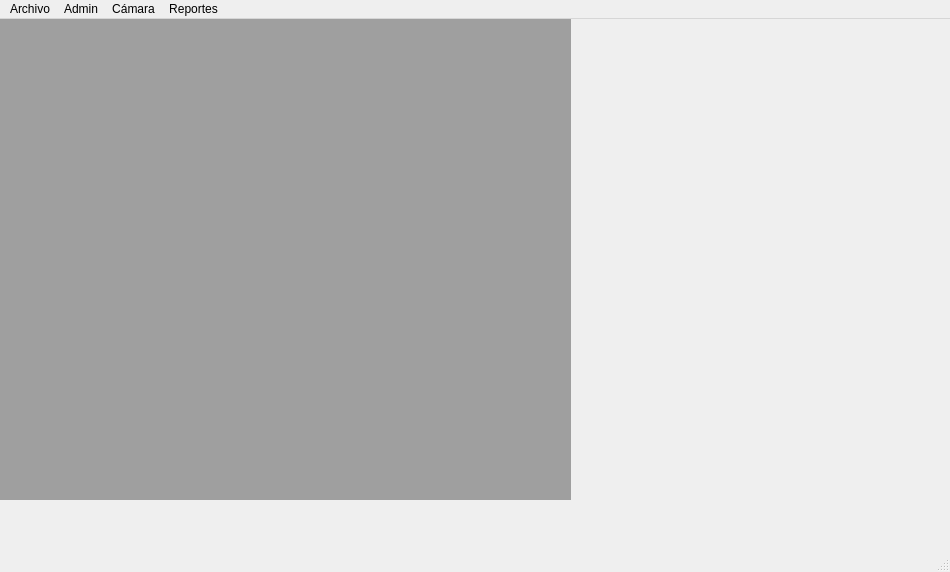
<?xml version="1.0" encoding="UTF-8"?>
<ui version="4.0">
 <class>main</class>
 <widget class="QMainWindow" name="main">
  <property name="geometry">
   <rect>
    <x>0</x>
    <y>0</y>
    <width>950</width>
    <height>572</height>
   </rect>
  </property>
  <property name="windowTitle">
   <string>main</string>
  </property>
  <widget class="QWidget" name="centralwidget">
   <widget class="QMdiArea" name="mdiArea">
    <property name="geometry">
     <rect>
      <x>0</x>
      <y>0</y>
      <width>571</width>
      <height>481</height>
     </rect>
    </property>
   </widget>
  </widget>
  <widget class="QMenuBar" name="menubar">
   <property name="geometry">
    <rect>
     <x>0</x>
     <y>0</y>
     <width>950</width>
     <height>22</height>
    </rect>
   </property>
   <widget class="QMenu" name="menuArchivo">
    <property name="title">
     <string>Archivo</string>
    </property>
    <addaction name="separator"/>
    <addaction name="actionLogin"/>
    <addaction name="actionLogout"/>
   </widget>
   <widget class="QMenu" name="menuAdmin">
    <property name="title">
     <string>Admin</string>
    </property>
    <addaction name="actionGestion_de_Usuarios"/>
   </widget>
   <widget class="QMenu" name="menuCamara">
    <property name="title">
     <string>Cámara</string>
    </property>
    <addaction name="actionIniciar_Camara"/>
   </widget>
   <widget class="QMenu" name="menuReportes">
    <property name="title">
     <string>Reportes</string>
    </property>
    <addaction name="separator"/>
    <addaction name="actionEstadisticas_Emociones"/>
   </widget>
   <addaction name="menuArchivo"/>
   <addaction name="menuAdmin"/>
   <addaction name="menuCamara"/>
   <addaction name="menuReportes"/>
  </widget>
  <widget class="QStatusBar" name="statusbar"/>
  <action name="actionLogin">
   <property name="text">
    <string>Iniciar Sesión</string>
   </property>
  </action>
  <action name="actionLogout">
   <property name="text">
    <string>Cerrar Sesión</string>
   </property>
  </action>
  <action name="actionGestion_de_Usuarios">
   <property name="text">
    <string>Gestión de Usuarios</string>
   </property>
  </action>
  <action name="actionCuenta">
   <property name="text">
    <string>Cuenta</string>
   </property>
  </action>
  <action name="actionDeposito">
   <property name="text">
    <string>Depósito</string>
   </property>
  </action>
  <action name="actionExtraccion">
   <property name="text">
    <string>Extracción</string>
   </property>
  </action>
  <action name="actionClientes">
   <property name="text">
    <string>Gestionar Clientes</string>
   </property>
  </action>
  <action name="actionAntecedentes">
   <property name="text">
    <string>Antecedentes</string>
   </property>
  </action>
  <action name="actionEstadisticas_Emociones">
   <property name="text">
    <string>Estadisticas de Emociones</string>
   </property>
  </action>
  <action name="actionReporte_de_Clientes">
   <property name="text">
    <string>Reporte de Clientes</string>
   </property>
  </action>
  <action name="actionReporte_de_Usuarios">
   <property name="text">
    <string>Reporte de Usuarios</string>
   </property>
  </action>
  <action name="actionGestion_de_Usuarios_2">
   <property name="text">
    <string>Gestión de Usuarios</string>
   </property>
  </action>
  <action name="actionIniciar_Camara">
   <property name="text">
    <string>Iniciar Cámara</string>
   </property>
  </action>
  <action name="actionCerrar_Camara">
   <property name="text">
    <string>Cerrar Cámara</string>
   </property>
  </action>
 </widget>
 <resources/>
 <connections/>
</ui>
